Frame 1 (no input): blank canvas, image omitted
Frame 60 (the mouse pressed at the canvas centre just before this capture): blank canvas, image omitted
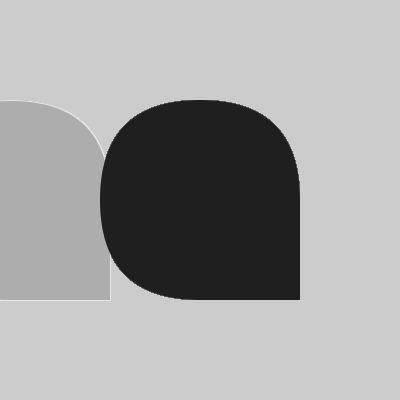
Frame 120 (the mouse held since frame 60 and released just before this capture)

The Processing sketch whose frames 1 and 60 were blank and that drew this single picture after the mouse press (run headless with seeded random() and noise(); from frame 60 on, the mouse is pressed at the canvas centre):

// Processing sketch: processing_28777
// ── processing_28777.pde

void setup () {
  size (400, 400);
  smooth ();
  }
  
  void draw () {
    frameRate (7);
    stroke (230);
    rectMode (CENTER);
    rect (10, 200, mouseX, mouseY, mouseX, mouseY, 1, 200);

  if(mousePressed){
    fill (random(mouseY));
    noStroke();
    frameRate (50);
    rect (200, 200, mouseX, mouseY, mouseX, mouseY, 1, 200);
   }else{
   }
 }
